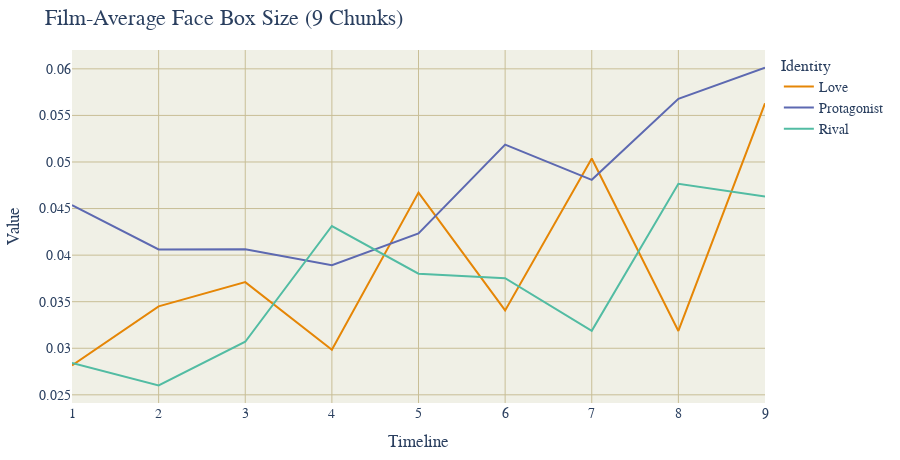

The code cell stored with this chart in its notebook:
### Markdown cell above
### CHUNKED SIZE WITH FILM MEANS

### Code cell
CHUNKING = 9

# User plotly to visualize something

import plotly.express as px
import pandas as pd

# Load all csv files in csv/
import glob
import os

csv_files = glob.glob("csv/*.csv")

USE_GENERAL_NAMES = True # Keep true
USE_GENDER_NAMES = False

USE_INDIVIDUAL_AVERAGE_NOT_THREE = True # Keep true

USE_FILM_AVERAGE = True # Keep true

IGNORE_MINOR_CHARACTERS = True

FILM_FRAME_TOTALS = {
	"Cliff": 2097,
	"Our Village": 2377,
	"Diary of Nurse": 2297,
	"Sabrina": 2751,
	"The Man from Laramie": 2477,
	"Human Desire": 2200,
	"Chikamatsu Story": 2460,
	"Black River": 2552,
	"Duel in the Sun": 3207,
	"Gilda": 2652,
	"Jigoku Mon": 2151,
	"Kurutta Kajitsu": 2076,
	"Notorious": 2433,
	"Oklahoma": 3577,
	"Vikings": 2740,
	"Waves of Life": 2465
}

RIVALS = ["Keming", "Professor Yuan", "Haoru", "David", "Vic", "Carl", "Ishun", "Hitokiri Joe", "Natsuhisa", "Bo Kang", "Wataru", "Jud", "Alex Sebastian", "Ballin", "Einar", "Jesse"]
MALES = ["Zhanwu", "Fan Jun", "Changping", "Linus", "Will", "Jeff", "Mohei", "Nishida", "Haruji", "Jin Zhang", "Moritoo", "Curly", "Devlin", "Johnny", "Eric", "Lewt"]
LADIES = ["Shuzhen", "Fang Qing", "Suhua", "Sabrina", "Barbara", "Vicki", "Osan", "Shizuko", "Eri", "Ye Suping", "Kesa", "Laurey", "Alicia", "Gilda", "Morgana", "Pearl"]

PROTAGONISTS = ["Zhanwu", "Fang Qing", "Suhua", "Sabrina", "Will", "Jeff", "Mohei", "Nishida", "Haruji", "Jin Zhang", "Moritoo", "Curly", "Alicia", "Johnny", "Eric", "Pearl"]
LOVES = ["Shuzhen", "Fan Jun", "Changping", "Linus", "Barbara", "Vicki", "Osan", "Shizuko", "Eri", "Ye Suping", "Kesa", "Laurey", "Devlin", "Gilda", "Morgana", "Lewt"]

def find_section(range_start, range_end, num_sections, value):
    """
    Given a range [range_start, range_end], this function splits it into
    num_sections and returns which section (1-based index) the value falls into.

    :param range_start: The start of the range (inclusive).
    :param range_end: The end of the range (inclusive).
    :param num_sections: Number of sections to divide the range into.
    :param value: The value for which we want to determine the section index.
    :return: The section index (1-based) where the value fits.
    """
    # Handle edge cases, e.g., if value < range_start or value > range_end
    if value <= range_start:
        return 1
    if value >= range_end:
        return num_sections

    # Compute the size of each section
    section_size = (range_end - range_start) / num_sections

    # Determine which section the value falls into using integer division
    section_index = int((value - range_start) // section_size) + 1

    # Make sure the section index doesn't exceed num_sections
    if section_index > num_sections:
        section_index = num_sections

    return section_index

def get_name(name):
	if USE_GENDER_NAMES:
		if name in MALES:
			name = "Male"
		elif name in LADIES:
			name = "Female"
	else:
		if name in PROTAGONISTS:
			name = "Protagonist"
		elif name in LOVES:
			name = "Love"
	return name

data = []
chunks = []
chunk_totals = {}
chunk_all_totals = []
for i in range(CHUNKING + 1):
	chunk_all_totals.append(0)
for i in range(CHUNKING + 1):
	chunks.append({})

for file in csv_files:
	film = file[4:-4]
	with open(file) as f:
		lines = f.readlines()[2:]
		for line in lines:
			line = line.split(",")
			if line[5] != "\"N/A\"":
				# Att 3 is frame numbder / film's total frames (the film is the name of the current csv file)
				total = FILM_FRAME_TOTALS[os.path.basename(file)[:-4]]
				frame = int(line[0][1:][:-1])
				name = line[5][1:][:-1]
				face_box_text = line[1][1:][:-1][1:][:-1]
				face_box = [float(x) for x in face_box_text.split("\， ")]
				face_box_width = face_box[2]
				face_box_height = face_box[3]
				if USE_GENERAL_NAMES:
					if name in RIVALS:
						name = "Rival"
					name = get_name(name)
				if IGNORE_MINOR_CHARACTERS:
					if USE_GENERAL_NAMES:
						if name not in ["Rival", "Protagonist", "Female", "Male", "Love"]:
							continue
					else:
						if name not in RIVALS:
							if name not in PROTAGONISTS:
								if name not in LOVES:
									continue

				time = find_section(0, total, CHUNKING, frame)

				name = film + ":::" + name
				chunk_all_totals[time] += 1

				# the chunk array time participant is a dictionary of the participants in that chunk
				if USE_INDIVIDUAL_AVERAGE_NOT_THREE:
					chunk_key = name + "---" + f"{time}"
				else:
					chunk_key = film + "---" + f"{time}"
				if chunk_key not in chunk_totals:
					chunk_totals[chunk_key] = 0

				chunk_totals[chunk_key] += 1
				if name not in chunks[time]:
					chunks[time][name] = 0
				chunks[time][name] += face_box_height * face_box_width
				#data.append([frame, line[1], name, time])

for i in range(CHUNKING + 1):
	names = {}
	for name in chunks[i]:
		
		
		films = name.split(":::")
		real_name = films[1]
		real_film = films[0]

		if USE_INDIVIDUAL_AVERAGE_NOT_THREE:
			total = chunk_totals[name + "---" + f"{i}"]
		else:
			total = chunk_totals[real_film + "---" + f"{i}"]
		character_in_chunk = chunks[i][name]
		avg = character_in_chunk / total
		if real_name not in names:
			names[real_name] = 0
		if USE_FILM_AVERAGE:
			names[real_name] += avg
		else:
			names[real_name] += character_in_chunk

	for name in names:
		chunk_total = names[name]
		real_avg = chunk_total / len(FILM_FRAME_TOTALS)

		data.append([i, name, real_avg])

df = pd.DataFrame(data, columns=["Timeline", "Identity", "Value"])
df["Identity"] = df["Identity"].astype(str)
df["Identity"] = df["Identity"].apply(lambda x: x.split(" ")[0])

# Create a scatter plot of the data
fig = px.line(df, x="Timeline", y="Value", color="Identity", title=f"Film-Average Face Box Size ({CHUNKING} Chunks)", color_discrete_sequence=px.colors.qualitative.Vivid)
fig.update_layout(
    plot_bgcolor='rgb(240, 240, 230)',
	font=dict(family="Georgia", size=14),
    title_font=dict(size=22),
    legend_title_font=dict(size=16),
	margin=dict(t=50, b=40, l=40, r=40), height=460
)
fig.update_xaxes(showgrid=True, gridcolor='rgb(200, 190, 150)', zeroline=False)
fig.update_yaxes(showgrid=True, gridcolor='rgb(200, 190, 150)', zeroline=False)
fig.show()

### Figure 1 — Plotly figure (JSON) as saved in the notebook; plotly's stock layout.template omitted (floating-point values rounded to 4 significant figures)
{"data": [{"hovertemplate": "Identity=Love<br>Timeline=%{x}<br>Value=%{y}<extra></extra>", "legendgroup": "Love", "line": {"color": "rgb(229, 134, 6)", "dash": "solid"}, "marker": {"symbol": "circle"}, "mode": "lines", "name": "Love", "orientation": "v", "showlegend": true, "type": "scatter", "x": [1, 2, 3, 4, 5, 6, 7, 8, 9], "xaxis": "x", "y": [0.02815, 0.0345, 0.0371, 0.02983, 0.04671, 0.03406, 0.05037, 0.03186, 0.0563], "yaxis": "y"}, {"hovertemplate": "Identity=Protagonist<br>Timeline=%{x}<br>Value=%{y}<extra></extra>", "legendgroup": "Protagonist", "line": {"color": "rgb(93, 105, 177)", "dash": "solid"}, "marker": {"symbol": "circle"}, "mode": "lines", "name": "Protagonist", "orientation": "v", "showlegend": true, "type": "scatter", "x": [1, 2, 3, 4, 5, 6, 7, 8, 9], "xaxis": "x", "y": [0.04537, 0.04061, 0.04064, 0.03893, 0.04234, 0.05186, 0.04808, 0.05678, 0.06013], "yaxis": "y"}, {"hovertemplate": "Identity=Rival<br>Timeline=%{x}<br>Value=%{y}<extra></extra>", "legendgroup": "Rival", "line": {"color": "rgb(82, 188, 163)", "dash": "solid"}, "marker": {"symbol": "circle"}, "mode": "lines", "name": "Rival", "orientation": "v", "showlegend": true, "type": "scatter", "x": [1, 2, 3, 4, 5, 6, 7, 8, 9], "xaxis": "x", "y": [0.02843, 0.02602, 0.0307, 0.04313, 0.03801, 0.03753, 0.03187, 0.04766, 0.04628], "yaxis": "y"}], "layout": {"font": {"family": "Georgia", "size": 14}, "height": 460, "legend": {"title": {"font": {"size": 16}, "text": "Identity"}, "tracegroupgap": 0}, "margin": {"b": 40, "l": 40, "r": 40, "t": 50}, "plot_bgcolor": "rgb(240, 240, 230)", "title": {"font": {"size": 22}, "text": "Film-Average Face Box Size (9 Chunks)"}, "xaxis": {"anchor": "y", "domain": [0, 1], "gridcolor": "rgb(200, 190, 150)", "showgrid": true, "title": {"text": "Timeline"}, "zeroline": false}, "yaxis": {"anchor": "x", "domain": [0, 1], "gridcolor": "rgb(200, 190, 150)", "showgrid": true, "title": {"text": "Value"}, "zeroline": false}}}
